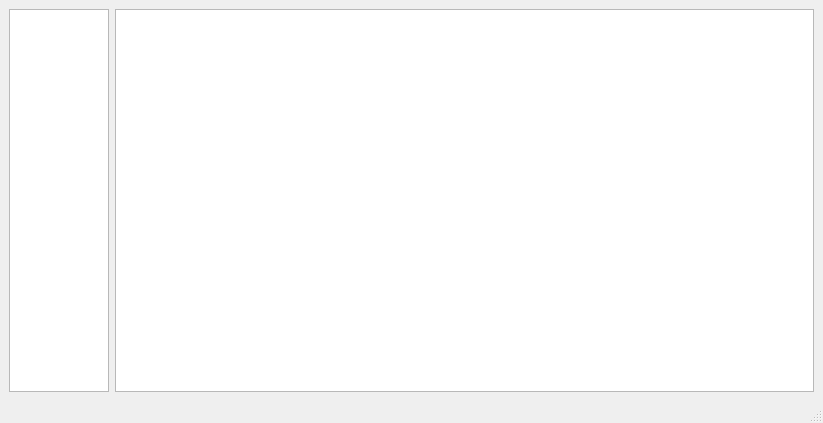
<?xml version="1.0" encoding="UTF-8"?>
<ui version="4.0">
 <class>MainWindow</class>
 <widget class="QMainWindow" name="MainWindow">
  <property name="geometry">
   <rect>
    <x>0</x>
    <y>0</y>
    <width>823</width>
    <height>423</height>
   </rect>
  </property>
  <property name="windowTitle">
   <string>MainWindow</string>
  </property>
  <widget class="QWidget" name="centralwidget">
   <layout class="QHBoxLayout" name="horizontalLayout">
    <item>
     <widget class="QListWidget" name="listWidget">
      <property name="maximumSize">
       <size>
        <width>100</width>
        <height>16777215</height>
       </size>
      </property>
     </widget>
    </item>
    <item>
     <widget class="QPlainTextEdit" name="plainTextEdit"/>
    </item>
   </layout>
  </widget>
  <widget class="QMenuBar" name="menubar">
   <property name="geometry">
    <rect>
     <x>0</x>
     <y>0</y>
     <width>823</width>
     <height>22</height>
    </rect>
   </property>
  </widget>
  <widget class="QStatusBar" name="statusbar"/>
 </widget>
 <resources/>
 <connections/>
</ui>
